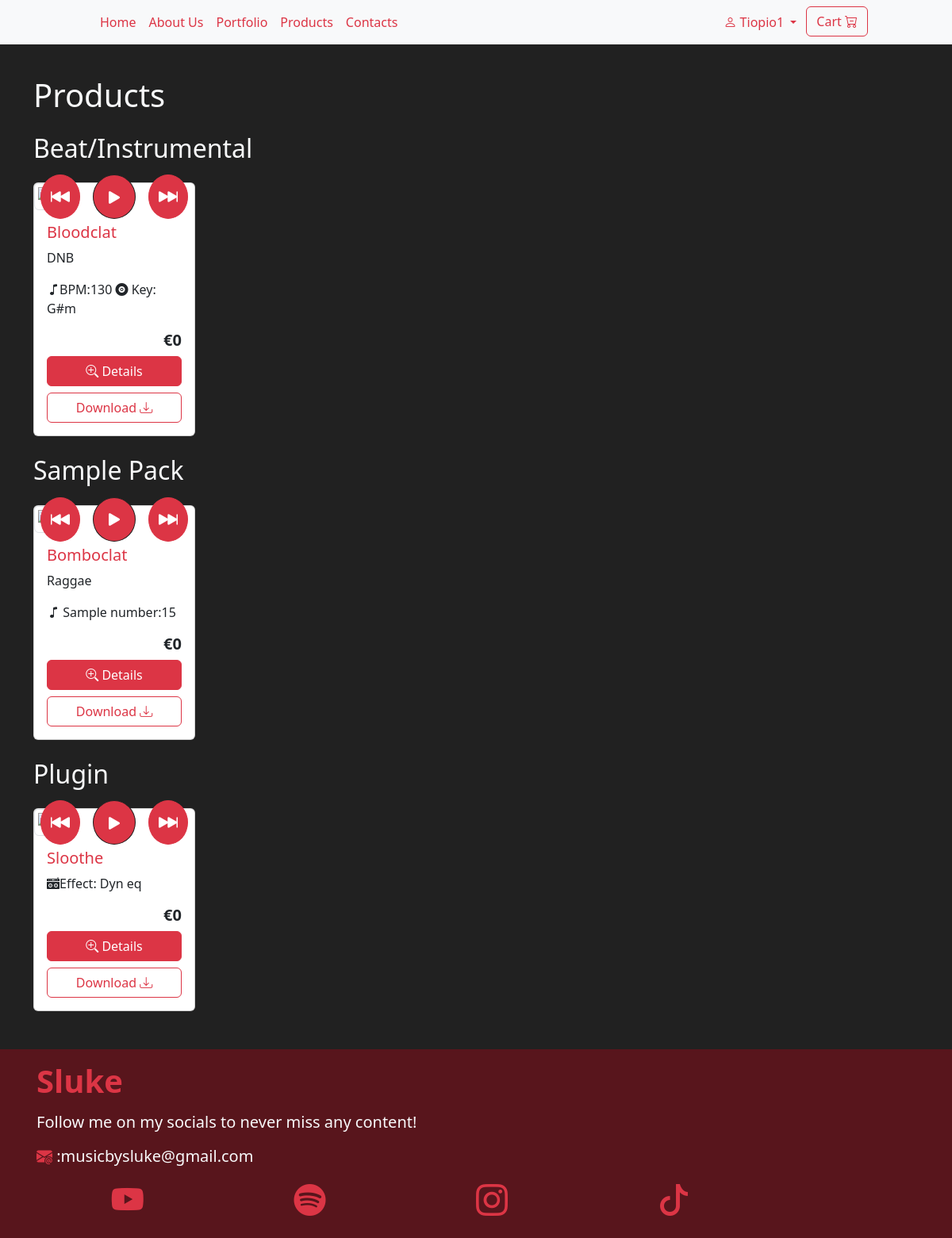
Screenshot of /FRONTEND/fdl.php (signed in) with the database file from the repository.
### tables this page shows
CREATE TABLE `type` (
  `id` int(11) NOT NULL,
  `name` varchar(20) NOT NULL,
  `descr` text NOT NULL
);

CREATE TABLE `product` (
  `id` varchar(10) NOT NULL,
  `title` varchar(50) NOT NULL,
  `type_id` int(11) NOT NULL,
  `descr` text NOT NULL,
  `bpm` int(11) DEFAULT NULL,
  `tonality` varchar(3) DEFAULT NULL,
  `genre` varchar(20) DEFAULT NULL,
  `num_sample` int(11) DEFAULT NULL,
  `num_tracks` int(11) DEFAULT NULL,
  `audiopath` varchar(255) DEFAULT NULL,
  `productpath` varchar(255) NOT NULL
);

### BACKEND/utility.php (the view, shortened to what this page needs)
<?php
function spawnProd3($row, $type, $conn)
{
    echo '<div class="col">
    <div class="card h-130 h-lg-150">
                    <div class="thumbnail position-relative">
                            <div class="position-absolute top-50 start-50 translate-middle d-flex gap-3">
                            <button type="button" onclick="rewind' . $row['id'] . '()" class="btn btn-primary border-primary rounded-circle ">
                                <i class="bi bi-skip-backward-fill fs-4"></i>
                            </button>
                            <button type="button" id="' . $row['id'] . 'playButton" onclick="play' . $row['id'] . '()" class="btn btn-primary border-dark rounded-circle ">
                                <i class="bi bi-play-fill fs-3" id="' . $row['id'] . 'playIcon"></i>
                            </button>
                            <button type="button" onclick="forward' . $row['id'] . '()" class="btn btn-primary border-primary rounded-circle ">
                                <i class="bi bi-skip-forward-fill fs-4"></i>
                            </button>
                        </div>
                    </div>
                        function play' . $row['id'] . '() {
                            const audio = document.getElementById("' . $row['id'] . 'audioPlayer");
                            const playButton = document.getElementById("' . $row['id'] . 'playButton");
                            const playIcon = document.getElementById("' . $row['id'] . 'playIcon");
                        function forward' . $row['id'] . '() {
                            const audio = document.getElementById("' . $row['id'] . 'audioPlayer");
                        function rewind' . $row['id'] . '() {
                            const audio = document.getElementById("' . $row['id'] .
        'audioPlayer");
                    <div class="card-body">
                        <h5 class="text-primary card-title ">' . $row['title'] . '</h5>';
    switch (true) {
        case $type == 1:
            echo ' <p class="card-text fw-light fs-6">' . $row['genre'] . '</p>
                    <p class="card-text fw-light fs-6"><i class="bi bi-music-note"></i>BPM:' . $row['bpm'] . '  <i class="bi bi-vinyl-fill"></i> Key: ' . $row['tonality'] . '</p>
            ';
            break;
        case $type == 2 || $type == 3:
            echo ' <p class="card-text fw-light fs-6">' . $row['genre'] . '</p>
                    <p class="card-text fw-light fs-6"><i class="bi bi-music-note"></i> Sample number:' . $row['num_sample'] . '</p>
            ';
            break;
        case $type == 4:
            echo ' <p class="card-text fw-light fs-6"><i class="bi bi-boombox-fill"></i>' . $row['genre'] . '</p>
            ';
            break;
    }
    echo '              <audio id="' . $row['id'] . 'audioPlayer" class="w-100">
                            <source src="' . $row['audiopath'] . '" type="audio/mpeg">
                        </audio>
                        <h5 class="fw-bold text-end">€' . $row['price'] . '</h5>
                        <div class="d-grid">
                            <button type="button" class="btn btn-primary mb-2" data-bs-toggle="modal" data-bs-target="#' . $row['id'] . 'details">
                            <i class="bi bi-zoom-in"></i> Details</button>
                            <a type="button" download href="' . $row['productpath'] . '" class="btn btn-outline-primary">Download <i class="bi bi-download"></i></a>
                        </div>
                        <div class="modal fade" id="' . $row['id'] . 'details" data-bs-backdrop="static" data-bs-keyboard="false" tabindex="-1" aria-labelledby="staticBackdropLabel" aria-hidden="true">
                        <div class="modal-dialog modal-dialog-centered modal-lg ">
                            <div class="modal-content">
                                <h1 class="modal-title fs-5" id="staticBackdropLabel">#' . $row['id'] . '</h1>
                            <div class="modal-body" id="modaldetails">
                                    <h4 class="text-light mb-3">' . $row['title'] . '</h4>
                                        <button type="button" onclick="rewindModal' . $row['id'] . '()" class="btn btn-primary border-primary rounded-circle ">
                                        </button>
                                        <button type="button" id="' . $row['id'] . 'playButtonModal" onclick="playModal' . $row['id'] . '()" class="btn btn-primary border-dark rounded-circle ">
                                            <i class="bi bi-play-fill fs-3" id="' . $row['id'] . 'playIconModal"></i>
                                        </button>
                                        <button type="button" onclick="forwardModal' . $row['id'] . '()" class="btn btn-primary border-primary rounded-circle ">
                                        </button>
                                    <input type="range" id="' . $row['id'] . 'timelineModal" class="form-range" value="0" min="0" step="0.1">
                                        const audioModal' . $row['id'] . ' = document.getElementById("' . $row['id'] . 'audioPlayer");
                                        const playButtonModal' . $row['id'] . ' = document.getElementById("' . $row['id'] . 'playButtonModal");
                                        const playIconModal' . $row['id'] . ' = document.getElementById("' . $row['id'] . 'playIconModal");
                                        const timelineModal' . $row['id'] . ' = document.getElementById("' . $row['id'] . 'timelineModal");
                                        function playModal' . $row['id'] . '() {
                                            if (audioModal' . $row['id'] . '.paused) {
                                                audioModal' . $row['id'] . '.play();
                                                playIconModal' . $row['id'] . '.classList.replace("bi-play-fill", "bi-pause-fill");
                                                audioModal' . $row['id'] . '.pause();
                                                playIconModal' . $row['id'] . '.classList.replace("bi-pause-fill", "bi-play-fill");
                                        function forwardModal' . $row['id'] . '() {
                                            audioModal' . $row['id'] . '.currentTime += 10;
                                        function rewindModal' . $row['id'] . '() {
                                            audioModal' . $row['id'] . '.currentTime -= 10;
                                        audioModal' . $row['id'] . '.addEventListener("timeupdate", () => {
                                            timelineModal' . $row['id'] . '.value = audioModal' . $row['id'] . '.currentTime;
                                        audioModal' . $row['id'] . '.addEventListener("loadedmetadata", () => {
                                            timelineModal' . $row['id'] . '.max = audioModal' . $row['id'] . '.duration;
                                        timelineModal' . $row['id'] . '.addEventListener("input", () => {
                                            audioModal' . $row['id'] . '.currentTime = timelineModal' . $row['id'] . '.value;
                                <div class="mb-3">
                                    <div class="row gy-3">
                                     <div class="col-md-6">
                                        <div class="input-group mb-3">
                                            <select id="type_' . $row['id'] . '" class="form-select" disabled id="typeselect">';
    echo '                   </select>
                                    </div>
                                </div>
                                <div class="col-md-6">
                                    <div class="input-group">
                                        <span class="input-group-text">';
    echo '</span>
                                        <input class="form-control" id="genre_' . $row['id'] . '" type="text" disabled value="' . $row['genre'] . '"  aria-label="genre">
                                        </div>
                                        </div>
                                    </div>
                                </div>
                                <div class="mb-3">
                                    <label for="descr" class="form-label">Description</label>
                                    <textarea class="form-control" style="resize:none" disabled id="descr_' . $row['id'] . '" rows="3">' . $row['descr'] . '</textarea>
                                </div>';
    echo '
                                        <div class="text-end ">
                                            <h2 class="tracking-widest"> € ' . $row['price'] . '</h2>
                                        </div>
                            <div class="modal-footer">
                                    <a type="button"  download href="' . $row['productpath'] . '"  class="btn btn-outline-primary">Download <i class="bi bi-download"></i></a>
                            </div>
                        </div>
                    </div>
                </div>
            </div>
        </div>
    </div>
</div>';
}

### FRONTEND/fdl.php (shortened to what this page needs)
<?php
include '../BACKEND/utility.php';
if (!isset($_SESSION['username'])) {
    header("Location:./login.php");
} else {
    $conn = dbConnect();
}
?>
<!DOCTYPE html>
<html>
<head>
    <link rel="stylesheet" href="https://cdn.jsdelivr.net/npm/bootstrap-icons@1.11.3/font/bootstrap-icons.min.css">
    <link href="https://cdn.jsdelivr.net/npm/bootstrap@5.3.3/dist/css/bootstrap.min.css" rel="stylesheet">
    <link rel="stylesheet" href="../CSS/style.css">
</head>
<body class="bg-dark text-light  mt-5 pt-5">
    <nav class="navbar navbar-expand-lg navbar-primary bg-light fixed-top">
        <div class="container-fluid justify-content-center">
            <div class="collapse flex-grow-0 navbar-collapse col-lg-10" id="navbarSupportedContent">
                <ul class="navbar-nav text-center me-auto mb-2 mb-lg-0">
                    <li class="nav-item">
                        <a class="nav-link active text-primary" aria-current="page" href="index.php#home">Home</a>
                    </li>
                    <li class="nav-item">
                        <a class="nav-link text-primary" href="index.php#portfolio">About Us</a>
                    </li>
                    <li class="nav-item">
                        <a class="nav-link text-primary" href="index.php#portfolio">Portfolio</a>
                    </li>
                    <li class="nav-item">
                        <a class="nav-link text-primary" href="./products.php">Products</a>
                    </li>
                    <li class="nav-item">
                        <a class="nav-link text-primary" href="#social">Contacts</a>
                    </li>
                </ul>
                <ul class="navbar-nav ms-auto text-center">
                    <?php
                    switch (true) {
                        case isset($_SESSION['username']):
                            echo '<li class="nav-item dropdown"> <a class="nav-link dropdown-toggle text-primary" href="#" role="button" data-bs-toggle="dropdown" aria-expanded="false"><i class="bi bi-person"></i>
                            ' . $_SESSION['username'] . '
                                        </a>
                                         <ul class="dropdown-menu">
                                    </li>
                                    <li class="nav-item"><a class="nav-link text-primary" href="">Free Downloads!</a>
                                    </li>
                                    <li class="nav-item"><a class="nav-link text-primary" href="./login.php">Log out</a>
                                    </li>
                                    </ul>
                                    </li>
                                    <li class="nav-item">
                                        <button class="btn btn-outline-primary mx-1 d-none d-md-block" type="button" data-bs-toggle="offcanvas" data-bs-target="#cart" aria-controls="offcanvasScrolling">Cart <i class="bi bi-cart-dash"></i></button>
                                    </li>
                                    </ul>
                                </div>
                                <button class="btn btn-outline-primary mx-3 d-md-none" type="button" data-bs-toggle="offcanvas" data-bs-target="#cart" aria-controls="offcanvasScrolling">Cart <i class="bi bi-cart-dash"></i></button>
                                    ';
                            break;
                    }
                    ?>
            </div>
    </nav>
    <div class="container">
        <h1 class="">Products</h1>
        <?php
        $stmt1 = $conn->prepare('SELECT * FROM type');
        if ($stmt1->execute()) {
            $result1 = $stmt1->get_result();
            if ($result1->num_rows > 0) {
                while ($row1 = $result1->fetch_array(MYSQLI_ASSOC)) {
                    $stmt2 = $conn->prepare('SELECT product.*, list_prices.price, list_prices.date, list_prices.list_id FROM product JOIN type ON product.type_id = type.id JOIN list_prices ON product.id = list_prices.prod_id WHERE list_prices.price = 0 AND type.name = \'' . $row1['name'] . '\' AND list_prices.date = (
    SELECT MAX(date)
    FROM list_prices
    WHERE list_prices.prod_id = product.id
);');
                    if ($stmt2->execute()) {
                        $result2 = $stmt2->get_result();
                        if ($result2->num_rows > 0) {
                            echo ' <h2 class="my-4">' . $row1['name'] . '</h2>
                        <div class="row row-cols-1 row-cols-sm-2 row-cols-md-3 row-cols-lg-4 row-cols-xl-5  g-4">';
                            while ($row2 = $result2->fetch_array(MYSQLI_ASSOC)) {
                                spawnProd3($row2, $row1['id'], $conn);
                            }
                            echo ' </div>';
                        }
                    }
                }
            } else {
                echo "No content!!";
                return false;
            }
        } else {
            echo "Error in the connection phase";
            return false;
        }
        ?>
    </div>
    <footer id="social" class="footer bg-secondary mt-5">
        <div class="container p-3">
            <h3 class="text-primary fw-bold fs-1">Sluke</h3>
            <h5 class="my-3">Follow me on my socials to never miss any content!</h5>
            <p class="my-3 fs-5 "><i class="bi bi-envelope-at-fill text-primary"></i> :musicbysluke@gmail.com</p>
            <div class="social-links d-flex justify-content-around">
                <a href="https://www.youtube.com/@sluke1547" target="_blank" rel="noopener noreferrer">
                    <h1><i class="bi bi-youtube c"></i></h1>
                </a>
                <a href="https://open.spotify.com/intl-it/artist/4zTNDtXBjnewJ2qIWvdwEe?si=2f29d7a2c37d4520" target="_blank" rel="noopener noreferrer">
                    <h1><i class="bi bi-spotify"></i></h1>
                </a>
                <a href="https://www.instagram.com/musicbysluke" target="_blank" rel="noopener noreferrer">
                    <h1><i class="bi bi-instagram"></i></h1>
                </a>
                <a href="https://www.tiktok.com/@musicbysluke" target="_blank" rel="noopener noreferrer">
                    <h1><i class="bi bi-tiktok"></i></h1>
                </a>
            </div>
        </div>
    </footer>
</body>
</html>

### rows the page displays
type: name "Beat/Instrumental"
product: title "Bloodclat", genre "DNB", bpm "130", tonality "G#m", price "0"
type: name "Sample Pack"
product: title "Bomboclat", genre "Raggae", num_sample "15", price "0"
type: name "Plugin"
product: title "Sloothe", genre "Effect: Dyn eq", price "0"

### other values shown
$_SESSION['username'] "Tiopio1"
